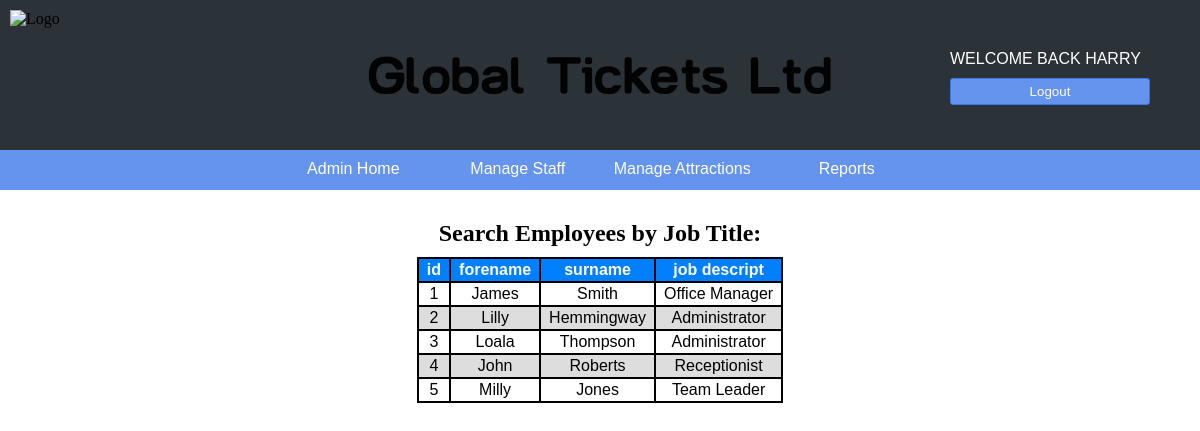
/jobroles.php (signed in), run on the app's committed database.
### tables this page shows
CREATE TABLE employee(
	emp_id INT NOT NULL AUTO_INCREMENT,
	emp_forename VARCHAR(30) NOT NULL,
	emp_surname VARCHAR(30)NOT NULL,
	emp_email VARCHAR(50) NOT NULL UNIQUE,
	emp_address VARCHAR(50) NOT NULL,
	emp_town VARCHAR(20) NOT NULL,
	emp_postcode VARCHAR(8) NOT NULL,
	emp_tel VARCHAR(11), 
	emp_salary DECIMAL(7,2),
	emp_job_descript VARCHAR(30) NOT NULL,
	emp_password VARCHAR(20) NOT NULL,
	emp_hire_date DATE NOT NULL,
	mng_id INT,
	PRIMARY KEY(emp_id),
	FOREIGN KEY (mng_id) REFERENCES employee(emp_id)
);

### public/jobroles.php (the view, shortened to what this page needs)
<?php include '../include/Connection.php';?>
<?php include '../include/AdminHeader.php';?>
<body class='bookings'>
<h2>Search Employees by Job Title:</h2>
    <?php
    $query  = "SELECT emp_id, emp_forename, emp_surname, emp_job_descript FROM employee WHERE UPPER(emp_job_descript) LIKE '%".$_GET["job"]."%'";
    $result = mysqli_query($connection, $query);
?>
<table>
		<tr>
		<th>id</th>
		<th>forename</th>
		<th>surname</th>
		<th>job descript</th>
		</tr>
		  <tr>
		   <?php while($row = mysqli_fetch_assoc($result)){ ?>
		  <td><?php echo $sum = $row['emp_id'];?></td>
		  <td><?php echo $sum = $row['emp_forename'];?></td>
		  <td><?php echo $sum = $row['emp_surname'];?></td>
		  <td><?php echo $sum = $row['emp_job_descript'];?></td>
</tr>
<?php } ?>
</table>
</body>
</html>

### css/style.css (style rules this page uses)
html, body { padding: 0; margin: 0; }
body { background-color: #ffffff; background-size: cover; }
.bookings table { border-collapse: collapse; margin: 10px auto; }
.bookings table, .bookings td, .bookings th { border: 2px solid #000000; text-align: center; padding: 2px 8px; }
.bookings th { background-color: #007fff; color: #ffffff; }
.bookings tr { font-family: Arial, Verdana, Helvetica, sans-serif; }
.bookings tr:nth-of-type(even) { background-color: #ffffff; }
.bookings tr:nth-of-type(odd) { background-color: #dddddd; }
h2 { text-align: center; margin: 0px; }

### data on the page
employee: emp_id "1", emp_forename "James", emp_surname "Smith", emp_job_descript "Office Manager"
employee: emp_id "2", emp_forename "Lilly", emp_surname "Hemmingway", emp_job_descript "Administrator"
employee: emp_id "3", emp_forename "Loala", emp_surname "Thompson", emp_job_descript "Administrator"
employee: emp_id "4", emp_forename "John", emp_surname "Roberts", emp_job_descript "Receptionist"
employee: emp_id "5", emp_forename "Milly", emp_surname "Jones", emp_job_descript "Team Leader"

### other printed values
$name "HARRY"
